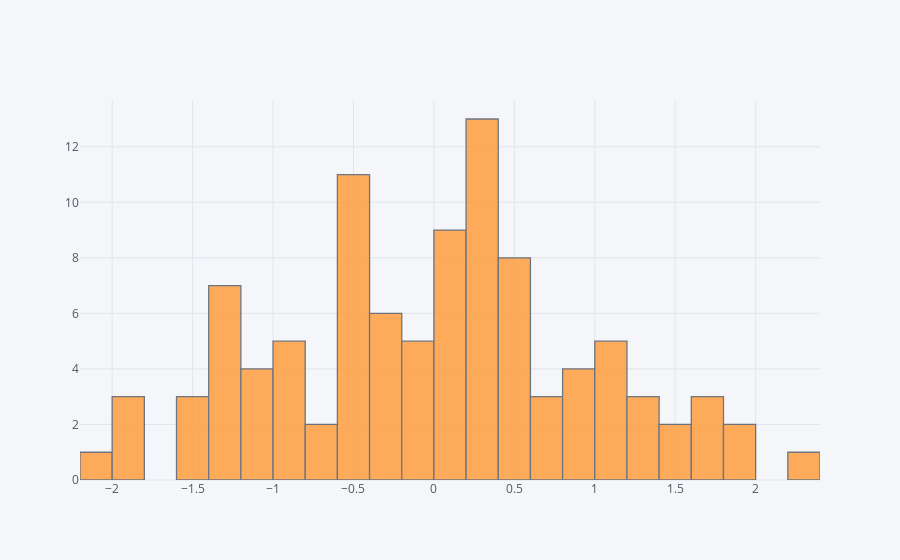

Notebook source saved alongside this figure:
### Markdown cell above
## histogram

### Code cell
df['A'].iplot(kind='hist',bins=25)

### Figure 1 — Plotly figure (JSON) as saved in the notebook; plotly's stock layout.template omitted (floating-point values rounded to 4 significant figures)
{"data": [{"histfunc": "count", "histnorm": "", "marker": {"color": "rgba(255, 153, 51, 1.0)", "line": {"color": "#4D5663", "width": 1.3}}, "name": "A", "nbinsx": 25, "opacity": 0.8, "orientation": "v", "type": "histogram", "x": [-2.091, -1.835, 0.7085, -0.4745, -0.6824, 0.94, -0.496, 0.3079, -0.9889, 0.3491, -1.056, 1.615, 0.4141, -0.09062, 0.1204, 0.0152, -0.8956, 0.3532, 1.723, 0.3843, 0.274, 1.071, 0.1443, 0.7914, -0.817, 0.1634, 0.4918, -0.1083, -1.2, -0.5889, -0.2541, 1.699, -0.03903, 0.8126, -0.368, 0.5891, 0.213, 1.918, 0.3471, -0.5716, -1.34, -0.4721, 0.3793, -1.994, 0.4619, 2.251, 0.3466, 1.064, 0.3994, -0.2438, 0.171, 0.05959, 1.837, 0.7585, -0.5808, -0.3894, -0.8936, -1.245, 0.8688, 0.4126, -1.821, -0.1662, -0.5416, 0.3285, -0.1954, -1.331, -1.071, -0.4195, -1.526, 0.4375, 1.287, 0.4495, 0.9964, -1.026, -1.276, 0.3804, -1.321, 1.222, -0.9518, -1.482, -1.25, -1.394, -1.559, 0.1591, 0.2248, 1.199, 1.192, -0.3057, 0.07798, 1.038, -0.4875, 0.5172, -0.406, 1.536, 0.09528, 1.42, 1.35, -0.5934, -0.7682, -0.3888]}], "layout": {"barmode": "overlay", "legend": {"bgcolor": "#F5F6F9", "font": {"color": "#4D5663"}}, "paper_bgcolor": "#F5F6F9", "plot_bgcolor": "#F5F6F9", "titlefont": {"color": "#4D5663"}, "xaxis1": {"gridcolor": "#E1E5ED", "showgrid": true, "tickfont": {"color": "#4D5663"}, "title": "", "titlefont": {"color": "#4D5663"}, "zerolinecolor": "#E1E5ED"}, "yaxis1": {"gridcolor": "#E1E5ED", "showgrid": true, "tickfont": {"color": "#4D5663"}, "title": "", "titlefont": {"color": "#4D5663"}, "zerolinecolor": "#E1E5ED"}}}
